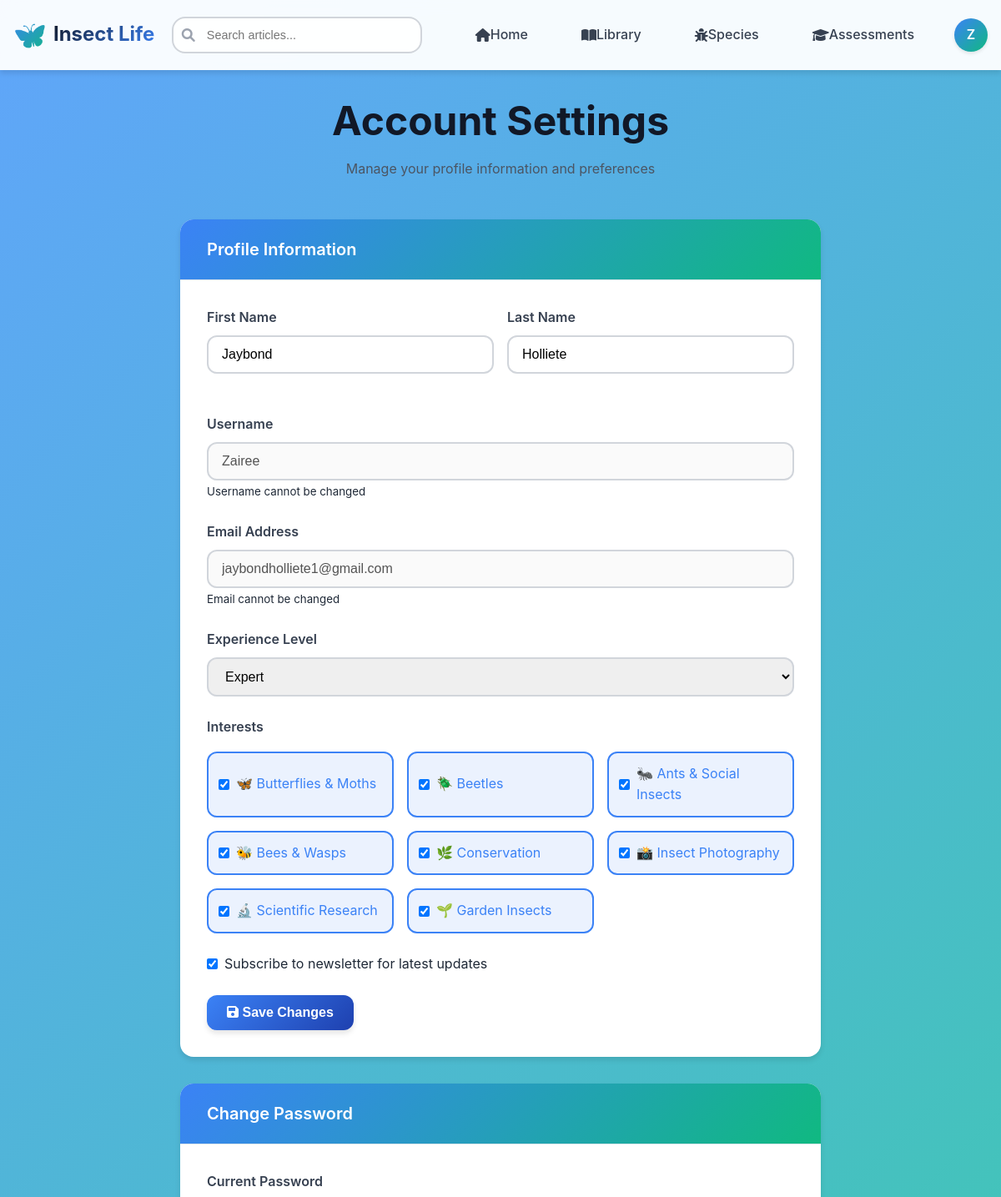
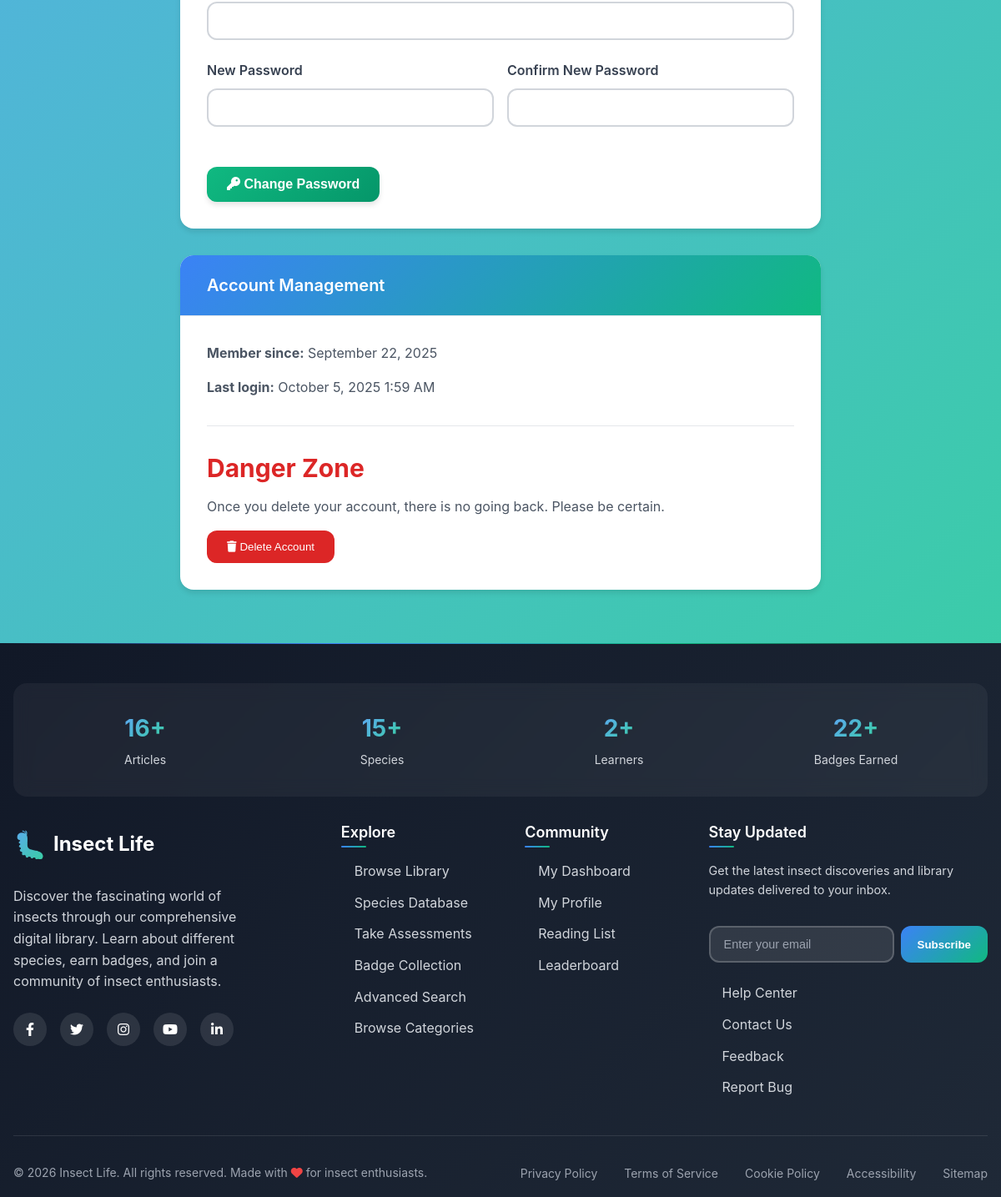
The app's page /settings.php (signed in) with its own data (2 pictures, top to bottom).
### tables this page shows
CREATE TABLE `users` (
  `id` int(11) NOT NULL,
  `username` varchar(50) NOT NULL,
  `email` varchar(100) NOT NULL,
  `password_hash` varchar(255) NOT NULL,
  `first_name` varchar(50) NOT NULL,
  `last_name` varchar(50) NOT NULL,
  `profile_image` varchar(255) DEFAULT NULL,
  `experience_level` enum('beginner','intermediate','advanced','expert') DEFAULT 'beginner',
  `user_type` enum('user','admin','moderator') DEFAULT 'user',
  `is_active` tinyint(1) DEFAULT 1,
  `email_verified` tinyint(1) DEFAULT 0,
  `email_verification_token` varchar(100) DEFAULT NULL,
  `password_reset_token` varchar(100) DEFAULT NULL,
  `password_reset_expires` datetime DEFAULT NULL,
  `newsletter_subscribed` tinyint(1) DEFAULT 0,
  `equipped_badge_id` int(11) DEFAULT NULL,
  `preferences` longtext DEFAULT NULL CHECK (json_valid(`preferences`)),
  `last_login` datetime DEFAULT NULL,
  `created_at` timestamp NOT NULL DEFAULT current_timestamp(),
  `updated_at` timestamp NOT NULL DEFAULT current_timestamp() ON UPDATE current_timestamp()
);

### settings.php (the view, shortened to what this page needs)
<?php
require_once 'config.php';
$user_id = $_SESSION['user_id'];
try {
    $pdo = getDBConnection();
    $stmt = $pdo->prepare("SELECT * FROM users WHERE id = ?");
    $stmt->execute([$user_id]);
    $user = $stmt->fetch();
} catch (Exception $e) {
    error_log("Settings page error: " . $e->getMessage());
    $error_message = 'Error loading settings.';
}
try {
    $stmt = $pdo->prepare("SELECT interest FROM user_interests WHERE user_id = ?");
    $stmt->execute([$user_id]);
    $user_interests = $stmt->fetchAll(PDO::FETCH_COLUMN);
} catch (Exception $e) {
    $user_interests = [];
}
include 'includes/header.php';
?>
<div class="settings-container">
    <div class="settings-header">
        <h1>Account Settings</h1>
        <p>Manage your profile information and preferences</p>
    </div>
    <div class="settings-card">
        <div class="card-header">
            <h2 class="card-title">Profile Information</h2>
        </div>
        <div class="card-body">
            <form method="POST">
                <div class="form-row">
                    <div class="form-group">
                        <label for="first_name" class="form-label">First Name</label>
                        <input type="text" id="first_name" name="first_name" class="form-control"
                               value="<?php echo htmlspecialchars($user['first_name']); ?>" required>
                    </div>
                    <div class="form-group">
                        <label for="last_name" class="form-label">Last Name</label>
                        <input type="text" id="last_name" name="last_name" class="form-control"
                               value="<?php echo htmlspecialchars($user['last_name']); ?>" required>
                    </div>
                </div>
                <div class="form-group">
                    <label for="username" class="form-label">Username</label>
                    <input type="text" id="username" class="form-control"
                           value="<?php echo htmlspecialchars($user['username']); ?>" disabled>
                    <small class="form-text">Username cannot be changed</small>
                </div>
                <div class="form-group">
                    <label for="email" class="form-label">Email Address</label>
                    <input type="email" id="email" class="form-control"
                           value="<?php echo htmlspecialchars($user['email']); ?>" disabled>
                    <small class="form-text">Email cannot be changed</small>
                </div>
                <div class="form-group">
                    <label for="experience_level" class="form-label">Experience Level</label>
                    <select id="experience_level" name="experience_level" class="form-control">
                        <option value="expert" <?php echo $user['experience_level'] === 'expert' ? 'selected' : ''; ?>>Expert</option>
                    </select>
                </div>
                <div class="form-group">
                    <label class="form-label">Interests</label>
                    <div class="interests-grid">
                        <?php
                        $interests = [
                            'butterflies' => '🦋 Butterflies & Moths',
                            'beetles' => '🪲 Beetles',
                            'ants' => '🐜 Ants & Social Insects',
                            'bees' => '🐝 Bees & Wasps',
                            'conservation' => '🌿 Conservation',
                            'photography' => '📸 Insect Photography',
                            'research' => '🔬 Scientific Research',
                            'gardening' => '🌱 Garden Insects'
                        ];
                        foreach ($interests as $value => $label):
                        ?>
                        <label class="interest-option <?php echo in_array($value, $user_interests) ? 'selected' : ''; ?>">
                            <input type="checkbox" name="interests[]" value="<?php echo $value; ?>"
                                   <?php echo in_array($value, $user_interests) ? 'checked' : ''; ?>>
                            <span><?php echo $label; ?></span>
                        </label>
                        <?php endforeach; ?>
                    </div>
                </div>
                <div class="form-group">
                    <label style="display: flex; align-items: center; gap: 0.5rem; cursor: pointer;">
                        <input type="checkbox" name="newsletter_subscribed"
                               <?php echo $user['newsletter_subscribed'] ? 'checked' : ''; ?>>
                        Subscribe to newsletter for latest updates
                    </label>
                </div>
                <button type="submit" class="btn btn-primary">
                    <i class="fas fa-save"></i> Save Changes
                </button>
            </form>
        </div>
    </div>
    <div class="settings-card">
        <div class="card-header">
            <h2 class="card-title">Change Password</h2>
        </div>
        <div class="card-body">
            <form method="POST">
                <div class="form-group">
                    <label for="current_password" class="form-label">Current Password</label>
                    <input type="password" id="current_password" name="current_password"
                           class="form-control" required>
                </div>
                <div class="form-row">
                    <div class="form-group">
                        <label for="new_password" class="form-label">New Password</label>
                        <input type="password" id="new_password" name="new_password"
                               class="form-control" required>
                    </div>
                    <div class="form-group">
                        <label for="confirm_password" class="form-label">Confirm New Password</label>
                        <input type="password" id="confirm_password" name="confirm_password"
                               class="form-control" required>
                    </div>
                </div>
                <button type="submit" class="btn btn-secondary">
                    <i class="fas fa-key"></i> Change Password
                </button>
            </form>
        </div>
    </div>
    <div class="settings-card">
        <div class="card-header">
            <h2 class="card-title">Account Management</h2>
        </div>
        <div class="card-body">
            <p><strong>Member since:</strong> <?php echo date('F j, Y', strtotime($user['created_at'])); ?></p>
            <p><strong>Last login:</strong> <?php echo $user['last_login'] ? date('F j, Y g:i A', strtotime($user['last_login'])) : 'Never'; ?></p>
            <div class="danger-zone">
                <h3>Danger Zone</h3>
                <p>Once you delete your account, there is no going back. Please be certain.</p>
                <button type="button" class="btn-danger" onclick="confirmDeleteAccount()">
                    <i class="fas fa-trash"></i> Delete Account
                </button>
            </div>
        </div>
    </div>
</div>
<?php include 'includes/footer.php'; ?>

### assets/css/main.css (style rules this page uses)
:root { --primary-blue-dark: #1e40af; --primary-blue: #3b82f6; --primary-blue-light: #60a5fa; --secondary-green-dark: #059669; --secondary-green: #10b981; --secondary-green-light: #34d399; --accent-yellow: #fbbf24; --accent-orange: #fb923c; --accent-brown: #92400e; --white: #ffffff; --gray-50: #f9fafb; --gray-100: #f3f4f6; --gray-200: #e5e7eb; --gray-300: #d1d5db; --gray-400: #9ca3af; --gray-500: #6b7280; --gray-600: #4b5563; --gray-700: #374151; --gray-800: #1f2937; --gray-900: #111827; --font-family-primary: 'Inter', 'Segoe UI', Tahoma, Geneva, Verdana, sans-serif; --font-family-secondary: 'Open Sans', Arial, sans-serif; --container-max-width: 1200px; --section-padding: 4rem 2rem; --card-padding: 2rem; --border-radius-sm: 8px; --border-radius-md: 12px; --border-radius-lg: 16px; --border-radius-xl: 20px; --shadow-sm: 0 2px 4px rgba(0, 0, 0, 0.1); --shadow-md: 0 4px 6px rgba(0, 0, 0, 0.1); --shadow-lg: 0 10px 15px rgba(0, 0, 0, 0.1); --shadow-xl: 0 20px 25px rgba(0, 0, 0, 0.15); --transition-fast: 0.2s ease; --transition-normal: 0.3s ease; --transition-slow: 0.5s ease; }
* { margin: 0; padding: 0; box-sizing: border-box; }
html { scroll-behavior: smooth; font-size: 16px; }
body { font-family: var(--font-family-primary); line-height: 1.6; color: var(--gray-800); background: linear-gradient(135deg, var(--primary-blue-light) 0%, var(--secondary-green-light) 100%); min-height: 100vh; }
h1, h2, h3, h4, h5, h6 { font-weight: 700; line-height: 1.2; margin-bottom: 1rem; color: var(--gray-900); }
h1 { font-size: 3rem; }
h2 { font-size: 2.25rem; }
h3 { font-size: 1.875rem; }
p { margin-bottom: 1rem; color: var(--gray-600); }
.btn { display: inline-block; padding: 0.75rem 1.5rem; font-size: 1rem; font-weight: 600; text-align: center; text-decoration: none; border: none; border-radius: var(--border-radius-md); cursor: pointer; transition: all var(--transition-fast); box-shadow: var(--shadow-md); }
.btn-primary { background: linear-gradient(135deg, var(--primary-blue) 0%, var(--primary-blue-dark) 100%); color: var(--white); }
.btn-secondary { background: linear-gradient(135deg, var(--secondary-green) 0%, var(--secondary-green-dark) 100%); color: var(--white); }
.form-group { margin-bottom: 1.5rem; }
.form-label { display: block; margin-bottom: 0.5rem; font-weight: 600; color: var(--gray-700); }
.form-control { width: 100%; padding: 0.75rem 1rem; border: 2px solid var(--gray-300); border-radius: var(--border-radius-md); font-size: 1rem; transition: border-color var(--transition-fast); }

### records on screen
users: first_name "Jaybond", last_name "Holliete", username "Zairee", email "jaybondholliete1@gmail.com", experience_level "Expert", newsletter_subscribed "☑", created_at "September 22, 2025", last_login "October 5, 2025 1:59 AM"

### other values on screen
substr($_SESSION['username'] ?? 'U', 0, 1) "Z"
$label "🦋 Butterflies & Moths"
$label "🪲 Beetles"
$label "🐜 Ants & Social Insects"
$label "🐝 Bees & Wasps"
$label "🌿 Conservation"
$label "📸 Insect Photography"
$label "🔬 Scientific Research"
$label "🌱 Garden Insects"
$total_articles "16"
$total_species "15"
$total_users "2"
$total_badges "22"
SITE_NAME "Insect Life"
